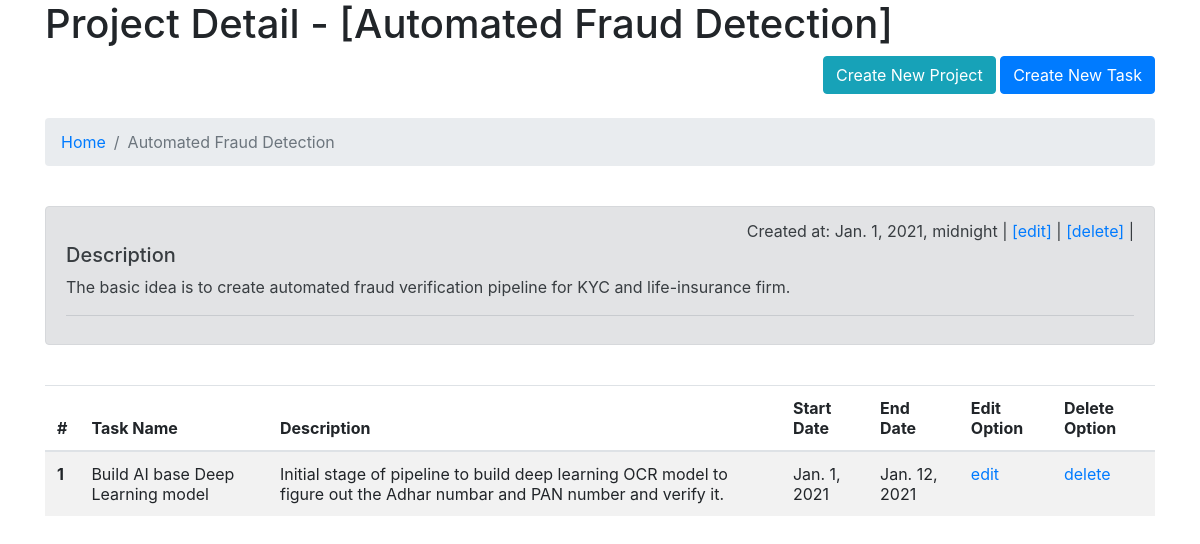
Page /20/project_detail on the committed database.
### project_manager/models.py (models this page shows, shortened)
class Project(models.Model):
    project_name = models.CharField(max_length=200)
    description  = models.TextField()
    create_date  = models.DateTimeField('date create')
    avatar       = models.ImageField()

class Task(models.Model):
    title       = models.CharField(max_length=100)
    description = models.TextField()
    start_date  = models.DateField('date start')
    end_date    = models.DateField('date end')
    project     = models.ForeignKey(Project, on_delete=models.CASCADE)
    class Meta:
        ordering = ['title']

### project_manager/views.py (the view)
# urls.py: path('<int:project_id>/project_detail',views.DetailProjectView.as_view(), name='project_detail'),
class DetailProjectView(View):
    project_model    =  Project
    task_model       =  Task
    success_url      =  reverse_lazy('project_manager:index')
    template_name    = 'project_manager/project_detail.html'
    def get(self, request, project_id):
        project        = self.project_model.objects.get(id= project_id)
        tasks          = self.task_model.objects.filter(project=project)
        request.session['reverse_project_name'] = project.project_name
        request.session['reverse_project_id'] = project.id
        return render(
                request,
                self.template_name,
                {
                    'project': project,
                    'tasks': tasks
                }
            )

### project_manager/templates/project_manager/project_detail.html (shortened to what this page needs)
{% load bootstrap4 %}
{% bootstrap_css %}
<div class="container">
    <h1> Project Detail - [{{ project.project_name }}]</h1>
    <div class="d-flex">
        <div class="ml-auto">
            <a href="{% url 'project_manager:create_project' %}">
                <button type="button" class="btn btn-info" style="align: right;">
                    Create New Project
                </button>
            </a>
            <a href="{% url 'project_manager:create_task' %}">
                <button type="button" class="btn btn-primary" style="align: right;">
                    Create New Task
                </button>
            </a>
        </div>
    </div>
    <nav aria-label="breadcrumb">
        <ol class="breadcrumb">
            <li class="breadcrumb-item active" aria-current="page">
                <a href="{% url 'project_manager:index' %}">
                    Home
                </a>
            </li>
            <li class="breadcrumb-item active" aria-current="page">{{ project.project_name }}</li>
        </ol>
    </nav>
        <div class="alert alert-secondary" role="alert">
            <div style=" text-align:right">
                Created at: {{ project.create_date }} |
                <a href="{% url 'project_manager:edit_project' project.id %}">[edit]</a> |
                <a href="{% url 'project_manager:delete_project' project.id %}">[delete]</a> |
            </div>
            <h5 class="alert-heading"> Description</h5>
                <p>{{ project.description }}</p>
                <hr>
            </div>
    {% if tasks %}
        <table class="table table-striped">
            <thead>
                <tr>
                    <th scope="col">#</th>
                    <th scope="col">Task Name</th>
                    <th scope="col">Description</th>
                    <th scope="col">Start Date</th>
                    <th scope="col">End Date</th>
                    <th scope="col">Edit Option</th>
                    <th scope="col">Delete Option</th>
                </tr>
            </thead>
            <tbody>
        {% for task in tasks %}
            <tr>
                <th scope="row">1</th>
                <td>
                    {{ task.title }}
                </td>
                <td>
                    {{ task.description }}
                </td>
                <td>
                    {{ task.start_date }}
                </td>
                <td>
                    {{ task.end_date }}
                </td>
                <td>
                     <a href="{% url 'project_manager:edit_task' project.id task.id%}">edit</a>
                </td>
                <td>
                    <a href="{% url 'project_manager:delete_task' project.id task.id%}">delete</a>
                </td>
            </tr>
        {% endfor %}
        </tbody>
        </table>
    {% else %}
        <p>No Task are assigned to this project.</p>
    {% endif %}
</div>

### rows in the picture
Project: project_name "Automated Fraud Detection", create_date "Jan. 1, 2021, midnight", description "The basic idea is to create automated fraud verification pipeline for KYC and life-insurance firm."
Task: title "Build AI base Deep Learning model", description "Initial stage of pipeline to build deep learning OCR model to figure out the Adhar numbar and PAN number and verify it.", start_date "Jan. 1, 2021", end_date "Jan. 12, 2021"
